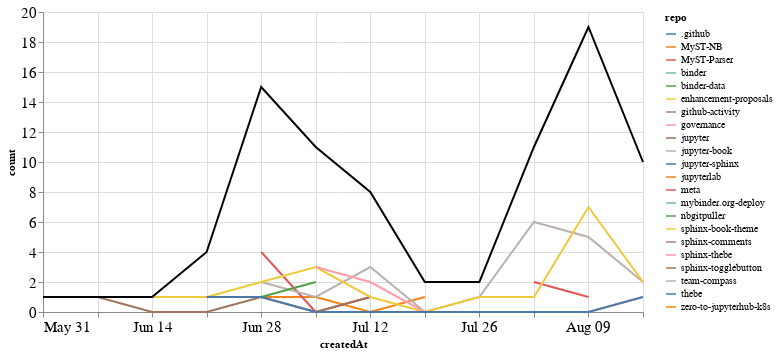

Notebook code for this chart:
### Markdown cell above
## PRs

### Code cell
prs_time = prs.groupby('repo').resample('W', on='createdAt').count()['author'].reset_index()
prs_time = prs_time.rename(columns={'author': 'count'})
prs_time_total = prs_time.groupby('createdAt').agg({"count": "sum"}).reset_index()

ch1 = alt.Chart(prs_time, width=600).mark_line().encode(
    x='createdAt',
    y='count',
    color='repo',
    tooltip="repo"
)

ch2 = alt.Chart(prs_time_total, width=600).mark_line(color="black").encode(
    x='createdAt',
    y='count',
)

ch1 + ch2

### Figure 1 — Vega-Lite specification as saved in the notebook (floating-point values rounded to 4 significant figures)
{"config": {"axisLeft": {"labelFontSize": 15}, "axisBottom": {"labelFontSize": 15}}, "layer": [{"data": {"name": "data-804ae1bf32a517c6c0fadfc8d1692a2a"}, "mark": "line", "encoding": {"color": {"type": "nominal", "field": "repo"}, "tooltip": {"type": "nominal", "field": "repo"}, "x": {"type": "temporal", "field": "createdAt"}, "y": {"type": "quantitative", "field": "count"}}, "width": 600}, {"data": {"name": "data-aacf36f8c5b7e534cb2f818b50853a24"}, "mark": {"type": "line", "color": "black"}, "encoding": {"x": {"type": "temporal", "field": "createdAt"}, "y": {"type": "quantitative", "field": "count"}}, "width": 600}], "$schema": "https://vega.github.io/schema/vega-lite/v4.8.1.json", "datasets": {"data-804ae1bf32a517c6c0fadfc8d1692a2a": [{"repo": ".github", "createdAt": "2020-08-02T00:00:00", "count": 2}, {"repo": "MyST-NB", "createdAt": "2020-06-28T00:00:00", "count": 1}, {"repo": "MyST-NB", "createdAt": "2020-07-05T00:00:00", "count": 1}, {"repo": "MyST-NB", "createdAt": "2020-07-12T00:00:00", "count": 0}, {"repo": "MyST-NB", "createdAt": "2020-07-19T00:00:00", "count": 1}, {"repo": "MyST-Parser", "createdAt": "2020-06-28T00:00:00", "count": 4}, {"repo": "MyST-Parser", "createdAt": "2020-07-05T00:00:00", "count": 0}, {"repo": "MyST-Parser", "createdAt": "2020-07-12T00:00:00", "count": 1}, {"repo": "binder", "createdAt": "2020-06-28T00:00:00", "count": 1}, {"repo": "binder-data", "createdAt": "2020-06-21T00:00:00", "count": 1}, {"repo": "enhancement-proposals", "createdAt": "2020-06-14T00:00:00", "count": 1}, {"repo": "enhancement-proposals", "createdAt": "2020-06-21T00:00:00", "count": 1}, {"repo": "github-activity", "createdAt": "2020-08-09T00:00:00", "count": 2}, {"repo": "governance", "createdAt": "2020-05-31T00:00:00", "count": 1}, {"repo": "jupyter", "createdAt": "2020-06-07T00:00:00", "count": 1}, {"repo": "jupyter", "createdAt": "2020-06-14T00:00:00", "count": 0}, {"repo": "jupyter", "createdAt": "2020-06-21T00:00:00", "count": 0}, {"repo": "jupyter", "createdAt": "2020-06-28T00:00:00", "count": 1}, {"repo": "jupyter", "createdAt": "2020-07-05T00:00:00", "count": 0}, {"repo": "jupyter", "createdAt": "2020-07-12T00:00:00", "count": 1}, {"repo": "jupyter-book", "createdAt": "2020-06-28T00:00:00", "count": 2}, {"repo": "jupyter-book", "createdAt": "2020-07-05T00:00:00", "count": 1}, {"repo": "jupyter-book", "createdAt": "2020-07-12T00:00:00", "count": 3}, {"repo": "jupyter-book", "createdAt": "2020-07-19T00:00:00", "count": 0}, {"repo": "jupyter-book", "createdAt": "2020-07-26T00:00:00", "count": 1}, {"repo": "jupyter-book", "createdAt": "2020-08-02T00:00:00", "count": 6}, {"repo": "jupyter-book", "createdAt": "2020-08-09T00:00:00", "count": 5}, {"repo": "jupyter-book", "createdAt": "2020-08-16T00:00:00", "count": 2}, {"repo": "jupyter-sphinx", "createdAt": "2020-06-28T00:00:00", "count": 1}, {"repo": "jupyterlab", "createdAt": "2020-08-09T00:00:00", "count": 1}, {"repo": "meta", "createdAt": "2020-08-02T00:00:00", "count": 2}, {"repo": "meta", "createdAt": "2020-08-09T00:00:00", "count": 1}, {"repo": "mybinder.org-deploy", "createdAt": "2020-07-19T00:00:00", "count": 1}, {"repo": "nbgitpuller", "createdAt": "2020-06-28T00:00:00", "count": 1}, {"repo": "nbgitpuller", "createdAt": "2020-07-05T00:00:00", "count": 2}, {"repo": "sphinx-book-theme", "createdAt": "2020-06-21T00:00:00", "count": 1}, {"repo": "sphinx-book-theme", "createdAt": "2020-06-28T00:00:00", "count": 2}, {"repo": "sphinx-book-theme", "createdAt": "2020-07-05T00:00:00", "count": 3}, {"repo": "sphinx-book-theme", "createdAt": "2020-07-12T00:00:00", "count": 1}, {"repo": "sphinx-book-theme", "createdAt": "2020-07-19T00:00:00", "count": 0}, {"repo": "sphinx-book-theme", "createdAt": "2020-07-26T00:00:00", "count": 1}, {"repo": "sphinx-book-theme", "createdAt": "2020-08-02T00:00:00", "count": 1}, {"repo": "sphinx-book-theme", "createdAt": "2020-08-09T00:00:00", "count": 7}, {"repo": "sphinx-book-theme", "createdAt": "2020-08-16T00:00:00", "count": 2}, {"repo": "sphinx-comments", "createdAt": "2020-08-16T00:00:00", "count": 4}, {"repo": "sphinx-thebe", "createdAt": "2020-07-05T00:00:00", "count": 3}, {"repo": "sphinx-thebe", "createdAt": "2020-07-12T00:00:00", "count": 2}, {"repo": "sphinx-thebe", "createdAt": "2020-07-19T00:00:00", "count": 0}, {"repo": "sphinx-thebe", "createdAt": "2020-07-26T00:00:00", "count": 0}, {"repo": "sphinx-thebe", "createdAt": "2020-08-02T00:00:00", "count": 0}, {"repo": "sphinx-thebe", "createdAt": "2020-08-09T00:00:00", "count": 0}, {"repo": "sphinx-thebe", "createdAt": "2020-08-16T00:00:00", "count": 1}, {"repo": "sphinx-togglebutton", "createdAt": "2020-08-09T00:00:00", "count": 3}, {"repo": "team-compass", "createdAt": "2020-06-28T00:00:00", "count": 1}, {"repo": "thebe", "createdAt": "2020-06-21T00:00:00", "count": 1}, {"repo": "thebe", "createdAt": "2020-06-28T00:00:00", "count": 1}, {"repo": "thebe", "createdAt": "2020-07-05T00:00:00", "count": 0}, {"repo": "thebe", "createdAt": "2020-07-12T00:00:00", "count": 0}, {"repo": "thebe", "createdAt": "2020-07-19T00:00:00", "count": 0}, {"repo": "thebe", "createdAt": "2020-07-26T00:00:00", "count": 0}, {"repo": "thebe", "createdAt": "2020-08-02T00:00:00", "count": 0}, {"repo": "thebe", "createdAt": "2020-08-09T00:00:00", "count": 0}, {"repo": "thebe", "createdAt": "2020-08-16T00:00:00", "count": 1}, {"repo": "zero-to-jupyterhub-k8s", "createdAt": "2020-07-05T00:00:00", "count": 1}], "data-aacf36f8c5b7e534cb2f818b50853a24": [{"createdAt": "2020-05-31T00:00:00", "count": 1}, {"createdAt": "2020-06-07T00:00:00", "count": 1}, {"createdAt": "2020-06-14T00:00:00", "count": 1}, {"createdAt": "2020-06-21T00:00:00", "count": 4}, {"createdAt": "2020-06-28T00:00:00", "count": 15}, {"createdAt": "2020-07-05T00:00:00", "count": 11}, {"createdAt": "2020-07-12T00:00:00", "count": 8}, {"createdAt": "2020-07-19T00:00:00", "count": 2}, {"createdAt": "2020-07-26T00:00:00", "count": 2}, {"createdAt": "2020-08-02T00:00:00", "count": 11}, {"createdAt": "2020-08-09T00:00:00", "count": 19}, {"createdAt": "2020-08-16T00:00:00", "count": 10}]}}
